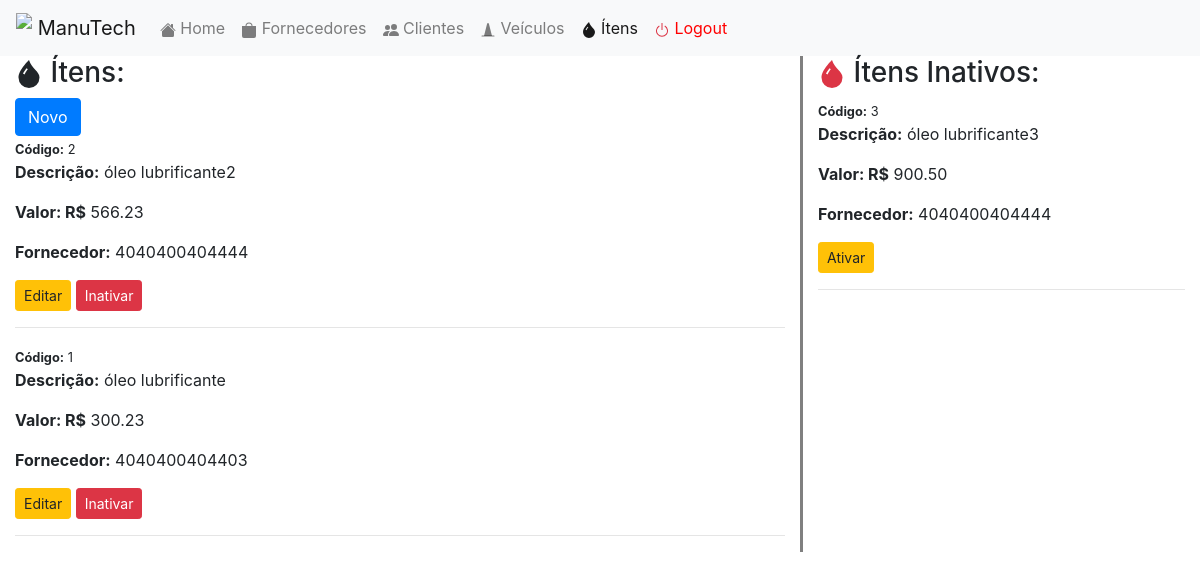
The app's page /item.php (signed in) with its own data.
### tables this page shows
CREATE TABLE item (
    id INTEGER NOT NULL AUTO_INCREMENT,
    descricao VARCHAR(50) NOT NULL,
    valor FLOAT NOT NULL DEFAULT 0.00,
    cnpjFornecedor BIGINT(14) NOT NULL,
    ativo BOOLEAN NOT NULL DEFAULT true,
    PRIMARY KEY(id)
) CHARSET=utf8;

### item.php (the view, shortened to what this page needs)
<?php
    require_once 'conect.php';
?>
<!doctype html>
<html lang="pt-br">
<head>
    <link rel="stylesheet" href="https://stackpath.bootstrapcdn.com/bootstrap/4.4.1/css/bootstrap.min.css">
    <link rel="stylesheet" href="estilo.css">
</head>
<body>
<div class="container-fluid">
    <div class="row">
        <div class="col-sm-12" id="menu">
            <nav class="navbar navbar-expand-lg navbar-light bg-light">
                <a class="navbar-brand" href="painel.php"><img src="https://img.icons8.com/material-two-tone/30/000000/car-service.png" class="d-inline-block align-top"> ManuTech</a>
                <div class="collapse navbar-collapse" id="navbarNav">
                    <ul class="navbar-nav">
                        <li class="nav-item"><a class="nav-link" href="painel.php"> Home</a></li>
                        <li class="nav-item"><a class="nav-link" href="fornecedor.php"><svg class="bi bi-bag-fill" width="1em" height="1em" viewBox="0 0 16 16" fill="currentColor" xmlns="http://www.w3.org/2000/svg"><path d="M1 4h14v10a2 2 0 01-2 2H3a2 2 0 01-2-2V4zm7-2.5A2.5 2.5 0 005.5 4h-1a3.5 3.5 0 117 0h-1A2.5 2.5 0 008 1.5z"/></svg> Fornecedores</a></li>
                        <li class="nav-item"><a class="nav-link" href="cliente.php"> Clientes</a></li>
                        <li class="nav-item"><a class="nav-link" href="veiculo.php"><svg class="bi bi-cone" width="1em" height="1em" viewBox="0 0 16 16" fill="currentColor" xmlns="http://www.w3.org/2000/svg"><path d="M7.03 1.88c.252-1.01 1.688-1.01 1.94 0L12 14H4L7.03 1.88z"/><path fill-rule="evenodd" d="M1.5 14a.5.5 0 01.5-.5h12a.5.5 0 010 1H2a.5.5 0 01-.5-.5z" clip-rule="evenodd"/></svg> Veículos</a></li>
                        <li class="nav-item active"><a class="nav-link" href="item.php"> Ítens</a></li>
                        <li class="nav-item"><a class="nav-link" href="logout.php" style="color: red;"> Logout</a></li>
                    </ul>
                </div>
            </nav>
        </div>
    </div>
    <div class="row">
        <div class="col-sm-8">
            <h3> Ítens:</h3>
            <button type="button" class="btn btn-primary" onclick="window.location.href='addItem.php'">Novo</button><br>
            <?php
                $r = $db->query("SELECT * FROM item WHERE ativo=1 ORDER BY id DESC");
                $linhas = $r->fetchAll(PDO::FETCH_ASSOC);
                foreach($linhas as $l) {
                    echo "
                        <small><strong>Código:</strong> ".$l['id']."</small>
                        <p><strong>Descrição:</strong> ".$l['descricao']."</p>
                        <p><strong>Valor: R$</strong> ".number_format($l['valor'],2,'.','')."</p>
                        <p><strong>Fornecedor:</strong> ".$l['cnpjFornecedor']."</p>
                        <a href='updateItem.php?id=".base64_encode($l['id'])."' class='btn btn-warning btn-sm'>Editar</a>
                        <a href='inativarItem.php?id=".base64_encode($l['id'])."' class='btn btn-danger btn-sm'>Inativar</a>
                        <hr>
                    ";
                }
            ?>
        </div>
        <div class="col-sm-4" id="teste">
            <h3> Ítens Inativos:</h3>
            <?php
                $r = $db->query("SELECT * FROM item WHERE ativo=0 ORDER BY id DESC");
                $linhas = $r->fetchAll(PDO::FETCH_ASSOC);
                foreach($linhas as $l) {
                    echo "
                        <small><strong>Código:</strong> ".$l['id']."</small>
                        <p><strong>Descrição:</strong> ".$l['descricao']."</p>
                        <p><strong>Valor: R$</strong> ".number_format($l['valor'],2,'.','')."</p>
                        <p><strong>Fornecedor:</strong> ".$l['cnpjFornecedor']."</p>
                        <a href='ativarItem.php?id=".base64_encode($l['id'])."' class='btn btn-warning btn-sm'>Ativar</a>
                        <hr>
                    ";
                }
            ?>
        </div>
    </div>
</div>
</body>
</html>

### estilo.css (style rules this page uses)
div#menu { padding: 0%; }
div#teste { border-left: solid gray; }

### records on screen
item: id "2", descricao "óleo lubrificante2", valor "566.23", cnpjFornecedor "4040400404444"
item: id "1", descricao "óleo lubrificante", valor "300.23", cnpjFornecedor "4040400404403"
item: id "3", descricao "óleo lubrificante3", valor "900.50", cnpjFornecedor "4040400404444"
